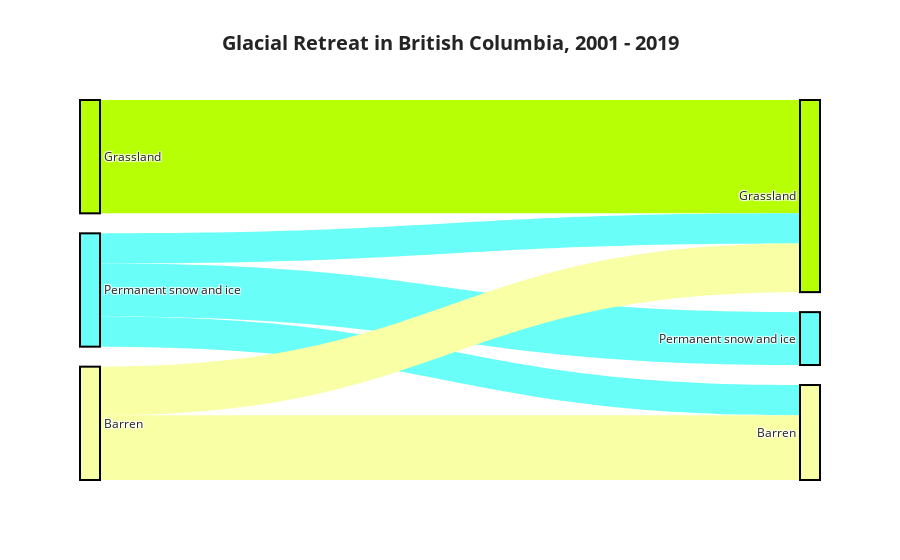

Notebook code cell kept with this figure:
### Markdown cell above
## MODIS

### Code cell
glaciers = ee.Geometry.Polygon([[[-130.07633697303308, 55.018689630077546],
          [-130.07633697303308, 54.340663930662444],
          [-128.81565582068933, 54.340663930662444],
          [-128.81565582068933, 55.018689630077546]]])


start = ee.Image("MODIS/006/MCD12Q1/2001_01_01")
end = ee.Image("MODIS/006/MCD12Q1/2019_01_01")

dataset = geevis.datasets.modis_LC_Type1

title = "Glacial Retreat in British Columbia, 2001 - 2019"
data = geevis.lulc.sample_change(start, end, glaciers, dataset=dataset, n=100, scale=500)
# Exclude conifer forest which experienced very little change
plot = geevis.lulc.plot_sankey(data, "2001", "2019", dataset=dataset, max_classes=3, exclude=[1], title=title)
plot

### Figure 1 — Plotly figure (JSON) as saved in the notebook; plotly's stock layout.template omitted (floating-point values rounded to 4 significant figures)
{"data": [{"arrangement": "snap", "link": {"color": ["#b6ff05", "#69fff8", "#69fff8", "#69fff8", "#f9ffa4", "#f9ffa4"], "hovertemplate": "%{value}% of <i>%{source.label}</i> became <i>%{target.label}</i><extra></extra>", "source": [0, 1, 1, 1, 2, 2], "target": [3, 3, 4, 5, 3, 5], "value": [100, 26.67, 46.67, 26.67, 42.86, 57.14]}, "node": {"color": ["#b6ff05", "#69fff8", "#f9ffa4", "#b6ff05", "#69fff8", "#f9ffa4"], "customdata": ["2001", "2001", "2001", "2019", "2019", "2019"], "hovertemplate": "%{label} (%{customdata})<extra></extra>", "label": ["Grassland", "Permanent snow and ice", "Barren", "Grassland", "Permanent snow and ice", "Barren"], "line": {"color": "black", "width": 2}}, "textfont": {"size": 12}, "type": "sankey"}], "layout": {"font": {"size": 14}, "title": {"text": "<b>Glacial Retreat in British Columbia, 2001 - 2019</b>", "x": 0.5}}}
